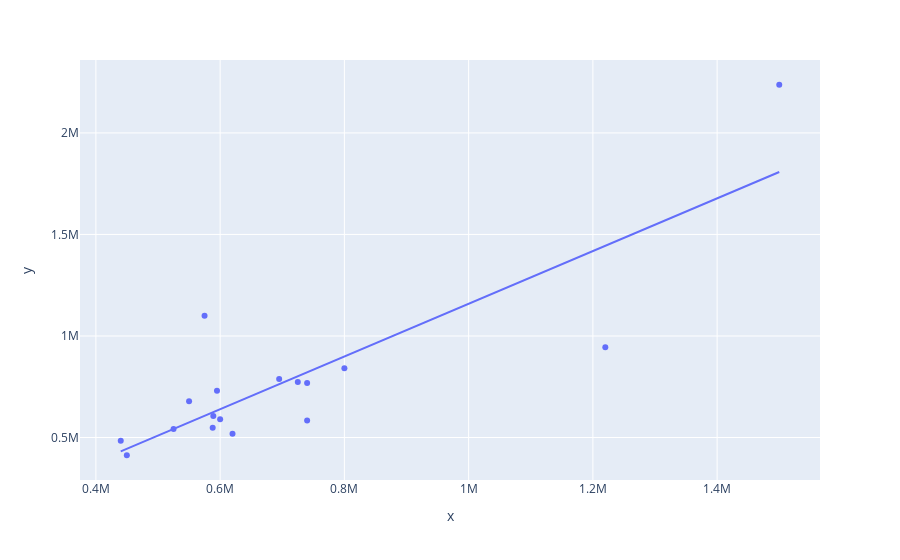

Notebook code for this chart:
### Code cell
MARGIN = 10000000

true_price = test_df[abs(test_df['off_by']) <= MARGIN]['price']
price_predictions = test_df[abs(test_df['off_by']) <= MARGIN]['price_predictions']
px.scatter(x=true_price, y=price_predictions, trendline='ols')

### Figure 1 — Plotly figure (JSON) as saved in the notebook; plotly's stock layout.template omitted (floating-point values rounded to 4 significant figures)
{"data": [{"hovertemplate": "x=%{x}<br>y=%{y}<extra></extra>", "legendgroup": "", "marker": {"color": "#636efa", "symbol": "circle"}, "mode": "markers", "name": "", "orientation": "v", "showlegend": false, "type": "scatter", "x": [600000, 449800, 574900, 589000, 695000, 740000, 725000, 525000, 1220000, 799999, 1500000, 550000, 588000, 740000, 594901, 619900, 440000], "xaxis": "x", "y": [590200.0, 412600.0, 1100000.0, 606100.0, 788100.0, 767900.0, 773900.0, 542100.0, 944400.0, 840600.0, 2237000.0, 678600.0, 547800.0, 583300.0, 730600.0, 519000.0, 483500.0], "yaxis": "y"}, {"hovertemplate": "<b>OLS trendline</b><br>y = 1.29777 * x + -139115<br>R<sup>2</sup>=0.713366<br><br>x=%{x}<br>y=%{y} <b>(trend)</b><extra></extra>", "legendgroup": "", "marker": {"color": "#636efa", "symbol": "circle"}, "mode": "lines", "name": "", "showlegend": false, "type": "scatter", "x": [440000, 449800, 525000, 550000, 574900, 588000, 589000, 594901, 600000, 619900, 695000, 725000, 740000, 740000, 799999, 1220000, 1500000], "xaxis": "x", "y": [431900.0, 444600.0, 542200.0, 574700.0, 607000.0, 624000.0, 625300.0, 632900.0, 639500.0, 665400.0, 762800.0, 801800.0, 821200.0, 821200.0, 899100.0, 1444000.0, 1808000.0], "yaxis": "y"}], "layout": {"legend": {"tracegroupgap": 0}, "margin": {"t": 60}, "xaxis": {"anchor": "y", "domain": [0, 1], "title": {"text": "x"}}, "yaxis": {"anchor": "x", "domain": [0, 1], "title": {"text": "y"}}}}
